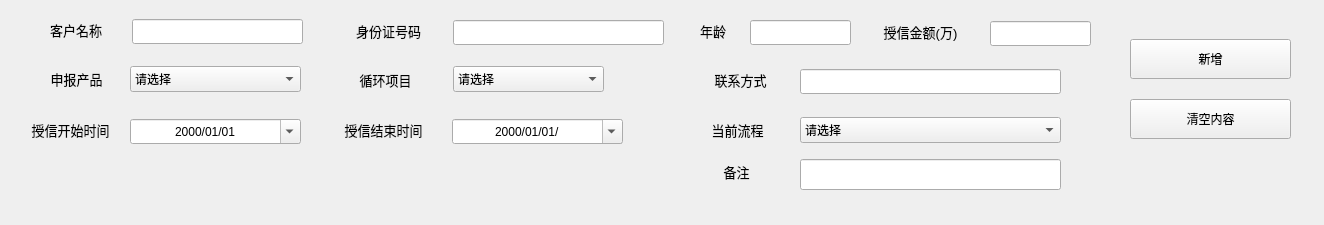
<?xml version="1.0" encoding="UTF-8"?>
<ui version="4.0">
 <class>aft_addquery</class>
 <widget class="QWidget" name="aft_addquery">
  <property name="geometry">
   <rect>
    <x>0</x>
    <y>0</y>
    <width>1324</width>
    <height>225</height>
   </rect>
  </property>
  <property name="windowTitle">
   <string>项目完结_新增完结项目</string>
  </property>
  <widget class="QLineEdit" name="add_applycr">
   <property name="geometry">
    <rect>
     <x>990</x>
     <y>21</y>
     <width>101</width>
     <height>25</height>
    </rect>
   </property>
  </widget>
  <widget class="QLabel" name="label_5">
   <property name="geometry">
    <rect>
     <x>41</x>
     <y>68</y>
     <width>71</width>
     <height>22</height>
    </rect>
   </property>
   <property name="text">
    <string>&lt;html&gt;&lt;head/&gt;&lt;body&gt;&lt;p&gt;&lt;span style=&quot; font-size:10pt;&quot;&gt;申报产品&lt;/span&gt;&lt;/p&gt;&lt;/body&gt;&lt;/html&gt;</string>
   </property>
   <property name="alignment">
    <set>Qt::AlignCenter</set>
   </property>
  </widget>
  <widget class="QLabel" name="label_1">
   <property name="geometry">
    <rect>
     <x>42</x>
     <y>19</y>
     <width>68</width>
     <height>22</height>
    </rect>
   </property>
   <property name="text">
    <string>&lt;html&gt;&lt;head/&gt;&lt;body&gt;&lt;p&gt;&lt;span style=&quot; font-size:10pt;&quot;&gt;客户名称&lt;/span&gt;&lt;/p&gt;&lt;/body&gt;&lt;/html&gt;</string>
   </property>
   <property name="alignment">
    <set>Qt::AlignCenter</set>
   </property>
  </widget>
  <widget class="QComboBox" name="add_process">
   <property name="geometry">
    <rect>
     <x>800</x>
     <y>117</y>
     <width>261</width>
     <height>26</height>
    </rect>
   </property>
   <item>
    <property name="text">
     <string>请选择</string>
    </property>
   </item>
   <item>
    <property name="text">
     <string>B类资料归档</string>
    </property>
   </item>
   <item>
    <property name="text">
     <string>项目在保</string>
    </property>
   </item>
   <item>
    <property name="text">
     <string>项目解保</string>
    </property>
   </item>
  </widget>
  <widget class="QLabel" name="label_11">
   <property name="geometry">
    <rect>
     <x>701</x>
     <y>161</y>
     <width>71</width>
     <height>22</height>
    </rect>
   </property>
   <property name="text">
    <string>&lt;html&gt;&lt;head/&gt;&lt;body&gt;&lt;p&gt;&lt;span style=&quot; font-size:10pt;&quot;&gt;备注&lt;/span&gt;&lt;/p&gt;&lt;/body&gt;&lt;/html&gt;</string>
   </property>
   <property name="alignment">
    <set>Qt::AlignCenter</set>
   </property>
  </widget>
  <widget class="QDateEdit" name="add_sxstarttime">
   <property name="geometry">
    <rect>
     <x>130</x>
     <y>119</y>
     <width>171</width>
     <height>25</height>
    </rect>
   </property>
   <property name="alignment">
    <set>Qt::AlignCenter</set>
   </property>
   <property name="displayFormat">
    <string>yyyy/MM/dd</string>
   </property>
   <property name="calendarPopup">
    <bool>true</bool>
   </property>
   <property name="timeSpec">
    <enum>Qt::LocalTime</enum>
   </property>
  </widget>
  <widget class="QLabel" name="label_4">
   <property name="geometry">
    <rect>
     <x>870</x>
     <y>21</y>
     <width>101</width>
     <height>22</height>
    </rect>
   </property>
   <property name="text">
    <string>&lt;html&gt;&lt;head/&gt;&lt;body&gt;&lt;p&gt;&lt;span style=&quot; font-size:10pt;&quot;&gt;授信金额(万)&lt;/span&gt;&lt;/p&gt;&lt;/body&gt;&lt;/html&gt;</string>
   </property>
   <property name="alignment">
    <set>Qt::AlignCenter</set>
   </property>
  </widget>
  <widget class="QLabel" name="label_6">
   <property name="geometry">
    <rect>
     <x>350</x>
     <y>69</y>
     <width>71</width>
     <height>22</height>
    </rect>
   </property>
   <property name="text">
    <string>&lt;html&gt;&lt;head/&gt;&lt;body&gt;&lt;p&gt;&lt;span style=&quot; font-size:10pt;&quot;&gt;循环项目&lt;/span&gt;&lt;/p&gt;&lt;/body&gt;&lt;/html&gt;</string>
   </property>
   <property name="alignment">
    <set>Qt::AlignCenter</set>
   </property>
  </widget>
  <widget class="QLabel" name="label_7">
   <property name="geometry">
    <rect>
     <x>690</x>
     <y>69</y>
     <width>101</width>
     <height>22</height>
    </rect>
   </property>
   <property name="text">
    <string>&lt;html&gt;&lt;head/&gt;&lt;body&gt;&lt;p&gt;&lt;span style=&quot; font-size:10pt;&quot;&gt;联系方式&lt;/span&gt;&lt;/p&gt;&lt;/body&gt;&lt;/html&gt;</string>
   </property>
   <property name="alignment">
    <set>Qt::AlignCenter</set>
   </property>
  </widget>
  <widget class="QPushButton" name="pushButton_2">
   <property name="geometry">
    <rect>
     <x>1130</x>
     <y>99</y>
     <width>161</width>
     <height>40</height>
    </rect>
   </property>
   <property name="text">
    <string>清空内容</string>
   </property>
  </widget>
  <widget class="QComboBox" name="add_loopitem">
   <property name="geometry">
    <rect>
     <x>453</x>
     <y>66</y>
     <width>151</width>
     <height>26</height>
    </rect>
   </property>
   <item>
    <property name="text">
     <string>请选择</string>
    </property>
   </item>
   <item>
    <property name="text">
     <string>是</string>
    </property>
   </item>
   <item>
    <property name="text">
     <string>否</string>
    </property>
   </item>
  </widget>
  <widget class="QLabel" name="label_2">
   <property name="geometry">
    <rect>
     <x>346</x>
     <y>20</y>
     <width>85</width>
     <height>22</height>
    </rect>
   </property>
   <property name="text">
    <string>&lt;html&gt;&lt;head/&gt;&lt;body&gt;&lt;p&gt;&lt;span style=&quot; font-size:10pt;&quot;&gt;身份证号码&lt;/span&gt;&lt;/p&gt;&lt;/body&gt;&lt;/html&gt;</string>
   </property>
   <property name="alignment">
    <set>Qt::AlignCenter</set>
   </property>
  </widget>
  <widget class="QLineEdit" name="add_cpnumber">
   <property name="geometry">
    <rect>
     <x>800</x>
     <y>69</y>
     <width>261</width>
     <height>25</height>
    </rect>
   </property>
  </widget>
  <widget class="QLabel" name="label_3">
   <property name="geometry">
    <rect>
     <x>696</x>
     <y>20</y>
     <width>34</width>
     <height>22</height>
    </rect>
   </property>
   <property name="text">
    <string>&lt;html&gt;&lt;head/&gt;&lt;body&gt;&lt;p&gt;&lt;span style=&quot; font-size:10pt;&quot;&gt;年龄&lt;/span&gt;&lt;/p&gt;&lt;/body&gt;&lt;/html&gt;</string>
   </property>
   <property name="alignment">
    <set>Qt::AlignCenter</set>
   </property>
  </widget>
  <widget class="QLineEdit" name="add_name">
   <property name="geometry">
    <rect>
     <x>132</x>
     <y>19</y>
     <width>171</width>
     <height>25</height>
    </rect>
   </property>
  </widget>
  <widget class="QComboBox" name="add_applyproduct">
   <property name="geometry">
    <rect>
     <x>130</x>
     <y>66</y>
     <width>171</width>
     <height>26</height>
    </rect>
   </property>
   <item>
    <property name="text">
     <string>请选择</string>
    </property>
   </item>
   <item>
    <property name="text">
     <string>惠农担-粮食贷</string>
    </property>
   </item>
   <item>
    <property name="text">
     <string>惠农担-生猪贷</string>
    </property>
   </item>
   <item>
    <property name="text">
     <string>惠农担-茶叶贷</string>
    </property>
   </item>
   <item>
    <property name="text">
     <string>惠农担-油茶贷</string>
    </property>
   </item>
   <item>
    <property name="text">
     <string>惠农担-特色贷</string>
    </property>
   </item>
   <item>
    <property name="text">
     <string>惠农担-农机贴息贷</string>
    </property>
   </item>
  </widget>
  <widget class="QLabel" name="label_10">
   <property name="geometry">
    <rect>
     <x>702</x>
     <y>119</y>
     <width>71</width>
     <height>22</height>
    </rect>
   </property>
   <property name="text">
    <string>&lt;html&gt;&lt;head/&gt;&lt;body&gt;&lt;p&gt;&lt;span style=&quot; font-size:10pt;&quot;&gt;当前流程&lt;/span&gt;&lt;/p&gt;&lt;/body&gt;&lt;/html&gt;</string>
   </property>
   <property name="alignment">
    <set>Qt::AlignCenter</set>
   </property>
  </widget>
  <widget class="QLineEdit" name="add_comments">
   <property name="geometry">
    <rect>
     <x>800</x>
     <y>159</y>
     <width>261</width>
     <height>31</height>
    </rect>
   </property>
  </widget>
  <widget class="QLineEdit" name="add_id">
   <property name="geometry">
    <rect>
     <x>453</x>
     <y>20</y>
     <width>211</width>
     <height>25</height>
    </rect>
   </property>
  </widget>
  <widget class="QLabel" name="label_9">
   <property name="geometry">
    <rect>
     <x>333</x>
     <y>119</y>
     <width>101</width>
     <height>22</height>
    </rect>
   </property>
   <property name="text">
    <string>&lt;html&gt;&lt;head/&gt;&lt;body&gt;&lt;p&gt;&lt;span style=&quot; font-size:10pt;&quot;&gt;授信结束时间&lt;/span&gt;&lt;/p&gt;&lt;/body&gt;&lt;/html&gt;</string>
   </property>
   <property name="alignment">
    <set>Qt::AlignCenter</set>
   </property>
  </widget>
  <widget class="QDateEdit" name="add_sxendtime">
   <property name="geometry">
    <rect>
     <x>452</x>
     <y>119</y>
     <width>171</width>
     <height>25</height>
    </rect>
   </property>
   <property name="alignment">
    <set>Qt::AlignCenter</set>
   </property>
   <property name="displayFormat">
    <string>yyyy/MM/dd/</string>
   </property>
   <property name="calendarPopup">
    <bool>true</bool>
   </property>
   <property name="timeSpec">
    <enum>Qt::LocalTime</enum>
   </property>
  </widget>
  <widget class="QLabel" name="label_8">
   <property name="geometry">
    <rect>
     <x>20</x>
     <y>119</y>
     <width>101</width>
     <height>22</height>
    </rect>
   </property>
   <property name="text">
    <string>&lt;html&gt;&lt;head/&gt;&lt;body&gt;&lt;p&gt;&lt;span style=&quot; font-size:10pt;&quot;&gt;授信开始时间&lt;/span&gt;&lt;/p&gt;&lt;/body&gt;&lt;/html&gt;</string>
   </property>
   <property name="alignment">
    <set>Qt::AlignCenter</set>
   </property>
  </widget>
  <widget class="QPushButton" name="pushButton">
   <property name="geometry">
    <rect>
     <x>1130</x>
     <y>39</y>
     <width>161</width>
     <height>40</height>
    </rect>
   </property>
   <property name="text">
    <string>新增</string>
   </property>
  </widget>
  <widget class="QLineEdit" name="add_age">
   <property name="geometry">
    <rect>
     <x>750</x>
     <y>20</y>
     <width>101</width>
     <height>25</height>
    </rect>
   </property>
   <property name="readOnly">
    <bool>true</bool>
   </property>
  </widget>
 </widget>
 <resources/>
 <connections/>
</ui>
